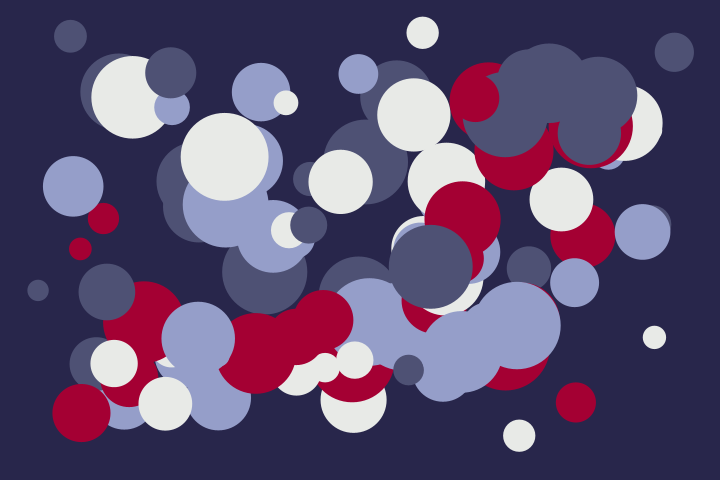
Frame 1 (no input)
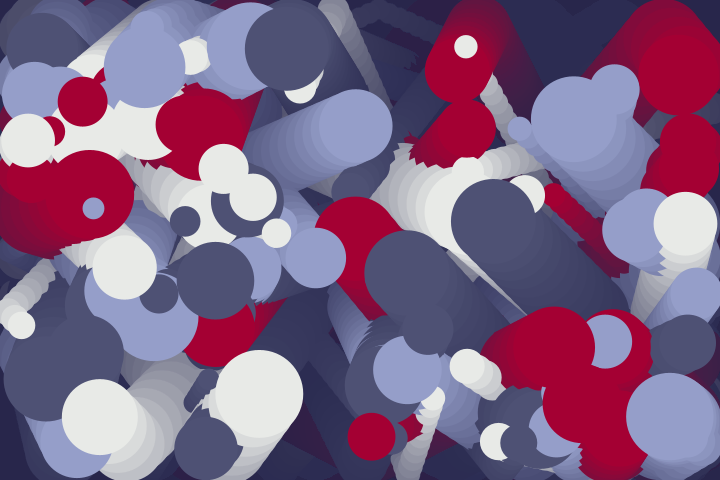
Frame 60 (the mouse pressed at the canvas centre just before this capture)
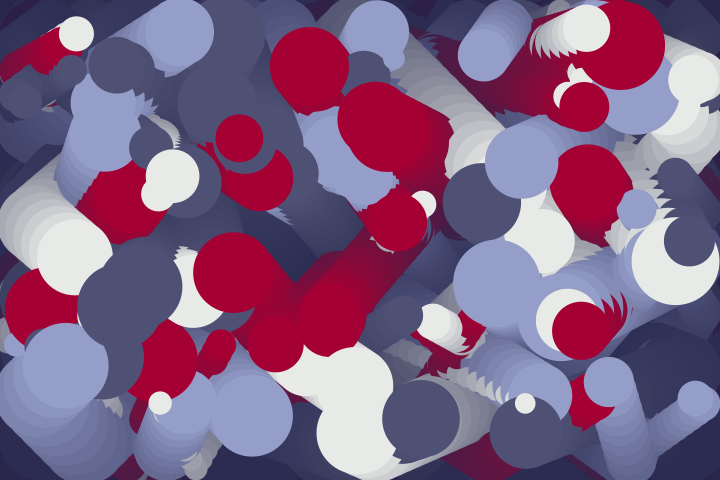
Frame 120 (the mouse held since frame 60 and released just before this capture)

The Processing sketch that drew these frames (run headless with seeded random() and noise(); from frame 60 on, the mouse is pressed at the canvas centre):

// Processing sketch: Pattern_32_BOUNCING_BALLS
// ── Pattern_32_BOUNCING_BALLS.pde
// VARIABLES //
// Settings
int amount = 100; // Amount of balls in scene

// Colors
color darkblue = color(40,38,75);
color midblue = color(78,81,116);
color lightblue = color(149,158,201);
color white = color(232,234,231);
color red = color(164,0,51);
color[] colAll = { darkblue, midblue, lightblue, white, red};

// Other
Bounceball[] balls = new Bounceball[amount];
int fade = 20;
int fadespeed = 1;


// SETUP //
void setup(){
  // Set up screen
  size(720,480);
  background(darkblue);
  noStroke();
  blendMode(NORMAL);
  
  // Initialize bouncing balls
  for(int i=0; i<balls.length; i++){
    balls[i] = new Bounceball();
  }  
}


// MAIN LOOP //
void draw(){
  //Clear image
  fill(darkblue,fade);
  rect(0,0,width,height);

  //Draw Objects
  for(int i=0; i<balls.length; i++){
    balls[i].show();
  }
  

}



// FUNCTIONS //

// Change Fade-Length on Mouse-Scroll
void mouseWheel(MouseEvent event) {
  float e = event.getCount();
  fade += e*2;
  if (fade < 0){
    fade = 0;
  }
  if (fade > 30){
    fade = 30;
  }
  println(fade);
}

void mouseClicked(){
  for(int i=0; i<balls.length; i++){
    balls[i] = new Bounceball();
  } 
}

// ── Bounceball.pde
class Bounceball{

  float size;
  float posX;
  float posY;
  float speedX;
  float speedY;
  color col;
  
  
  // CONSTRUCTOR
  Bounceball(){
    size = random(20,90);
    posX = random(size,width-size);
    posY = random(size,height-size);
    float direction = 1-(2*int(random(0,2)));
    speedX = random(2,10)*direction;
    speedY = random(2,10)*direction;
    col = colAll[int(random(1,5))];
  }
  
  
  // FUNCTIONS
  void show(){
    // Draw the Ball
    fill(col);
    ellipse(posX,posY,size,size);
    
    // Add x- and y-speed to the Balls current location
    posX += speedX;
    posY += speedY;
    
    //Flip individual x- and/or y-speed when the ball hits the edge of the screen
    if (posX >= width-size/2 && speedX > 0 || posX <= 0+size/2 && speedX < 0){
      speedX *= -1;
    }  
    if (posY >= height-size/2 && speedY > 0 || posY <= 0+size/2 && speedY < 0 ){
      speedY *= -1;
    }
  }
}
